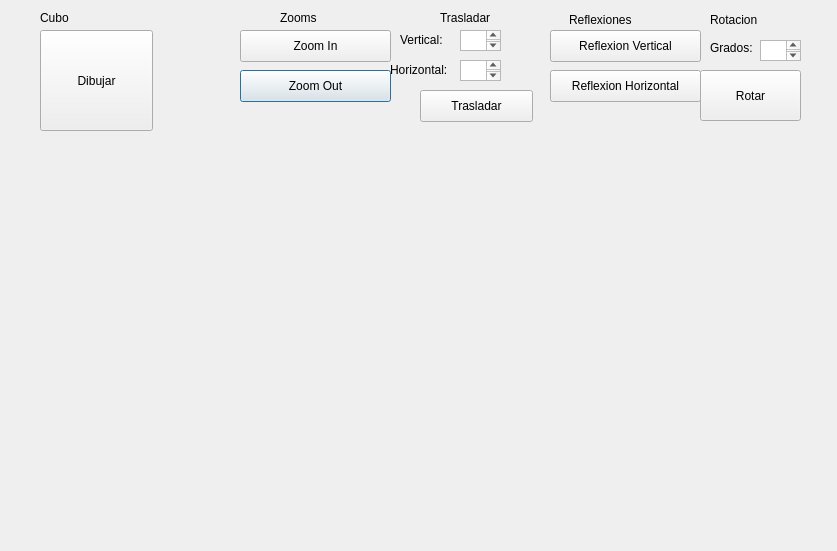
<?xml version="1.0" encoding="UTF-8"?>
<ui version="4.0">
 <class>cubo</class>
 <widget class="QDialog" name="cubo">
  <property name="geometry">
   <rect>
    <x>0</x>
    <y>0</y>
    <width>837</width>
    <height>551</height>
   </rect>
  </property>
  <property name="windowTitle">
   <string>Dialog</string>
  </property>
  <widget class="QPushButton" name="pushButton_5">
   <property name="geometry">
    <rect>
     <x>240</x>
     <y>70</y>
     <width>151</width>
     <height>32</height>
    </rect>
   </property>
   <property name="text">
    <string>Zoom Out</string>
   </property>
  </widget>
  <widget class="QPushButton" name="pushButton">
   <property name="enabled">
    <bool>true</bool>
   </property>
   <property name="geometry">
    <rect>
     <x>40</x>
     <y>30</y>
     <width>113</width>
     <height>101</height>
    </rect>
   </property>
   <property name="text">
    <string>Dibujar</string>
   </property>
  </widget>
  <widget class="QPushButton" name="pushButton_4">
   <property name="geometry">
    <rect>
     <x>240</x>
     <y>30</y>
     <width>151</width>
     <height>32</height>
    </rect>
   </property>
   <property name="text">
    <string>Zoom In</string>
   </property>
  </widget>
  <widget class="QPushButton" name="pushButton_7">
   <property name="geometry">
    <rect>
     <x>550</x>
     <y>30</y>
     <width>151</width>
     <height>32</height>
    </rect>
   </property>
   <property name="text">
    <string>Reflexion Vertical</string>
   </property>
  </widget>
  <widget class="QTextEdit" name="boxXinicio">
   <property name="geometry">
    <rect>
     <x>460</x>
     <y>60</y>
     <width>41</width>
     <height>21</height>
    </rect>
   </property>
  </widget>
  <widget class="QLabel" name="label_5">
   <property name="geometry">
    <rect>
     <x>710</x>
     <y>40</y>
     <width>51</width>
     <height>16</height>
    </rect>
   </property>
   <property name="text">
    <string>Grados:</string>
   </property>
  </widget>
  <widget class="QPushButton" name="pushButton_3">
   <property name="geometry">
    <rect>
     <x>700</x>
     <y>70</y>
     <width>101</width>
     <height>51</height>
    </rect>
   </property>
   <property name="text">
    <string>Rotar</string>
   </property>
  </widget>
  <widget class="QLabel" name="label_4">
   <property name="geometry">
    <rect>
     <x>390</x>
     <y>60</y>
     <width>91</width>
     <height>20</height>
    </rect>
   </property>
   <property name="text">
    <string>Horizontal:</string>
   </property>
  </widget>
  <widget class="QLabel" name="label_9">
   <property name="geometry">
    <rect>
     <x>569</x>
     <y>10</y>
     <width>81</width>
     <height>20</height>
    </rect>
   </property>
   <property name="text">
    <string>Reflexiones</string>
   </property>
  </widget>
  <widget class="QLabel" name="label_10">
   <property name="geometry">
    <rect>
     <x>710</x>
     <y>10</y>
     <width>81</width>
     <height>20</height>
    </rect>
   </property>
   <property name="text">
    <string>Rotacion</string>
   </property>
  </widget>
  <widget class="QLabel" name="label_6">
   <property name="geometry">
    <rect>
     <x>400</x>
     <y>30</y>
     <width>91</width>
     <height>20</height>
    </rect>
   </property>
   <property name="text">
    <string>Vertical:</string>
   </property>
  </widget>
  <widget class="QLabel" name="label_7">
   <property name="geometry">
    <rect>
     <x>40</x>
     <y>10</y>
     <width>60</width>
     <height>16</height>
    </rect>
   </property>
   <property name="text">
    <string>Cubo</string>
   </property>
  </widget>
  <widget class="QPushButton" name="pushButton_2">
   <property name="geometry">
    <rect>
     <x>420</x>
     <y>90</y>
     <width>113</width>
     <height>32</height>
    </rect>
   </property>
   <property name="text">
    <string>Trasladar</string>
   </property>
  </widget>
  <widget class="QPushButton" name="pushButton_6">
   <property name="geometry">
    <rect>
     <x>550</x>
     <y>70</y>
     <width>151</width>
     <height>32</height>
    </rect>
   </property>
   <property name="text">
    <string>Reflexion Horizontal</string>
   </property>
  </widget>
  <widget class="QLabel" name="label_8">
   <property name="geometry">
    <rect>
     <x>440</x>
     <y>10</y>
     <width>60</width>
     <height>16</height>
    </rect>
   </property>
   <property name="text">
    <string>Trasladar</string>
   </property>
  </widget>
  <widget class="QTextEdit" name="boxGrados">
   <property name="geometry">
    <rect>
     <x>760</x>
     <y>40</y>
     <width>41</width>
     <height>21</height>
    </rect>
   </property>
  </widget>
  <widget class="QTextEdit" name="boxYinicio">
   <property name="geometry">
    <rect>
     <x>460</x>
     <y>30</y>
     <width>41</width>
     <height>21</height>
    </rect>
   </property>
  </widget>
  <widget class="QLabel" name="label_11">
   <property name="geometry">
    <rect>
     <x>280</x>
     <y>10</y>
     <width>60</width>
     <height>16</height>
    </rect>
   </property>
   <property name="text">
    <string>Zooms</string>
   </property>
  </widget>
 </widget>
 <resources/>
 <connections/>
</ui>
